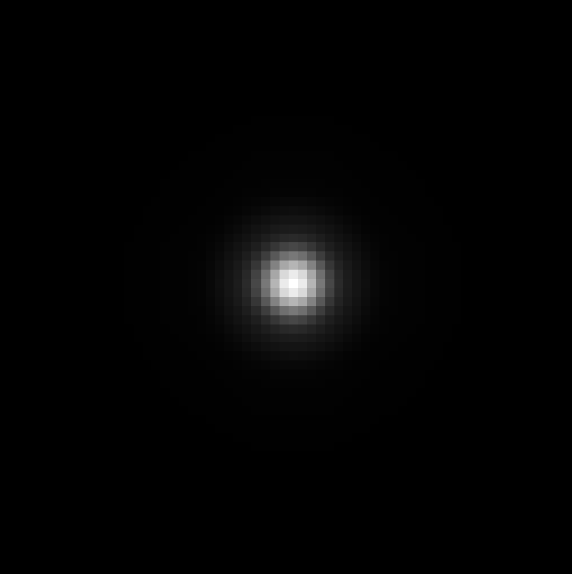
#> input picture photos/image.png, 572 x 574 px
$ python scan_laser_power.py photos/image.png --total-power 22077
#> lines starting #> are read from the running program, lines starting #| are printed output that depends on the picture
import argparse
import datetime
import sys

import cv2
import matplotlib.lines as mlines
import matplotlib.pyplot as plt
import numpy as np
from scipy.optimize import curve_fit


def _gaussian(x, A, x0, w, B):
    return A * np.exp(-2 * ((x - x0) ** 2) / (w ** 2)) + B


def fit_gaussian(x_vals, intensity_vals):
    vals = np.array(intensity_vals, dtype=float)
    x    = np.array(x_vals, dtype=float)

    B0   = float(np.min(vals))
    A0   = float(np.max(vals)) - B0
    x0_0 = float(x[np.argmax(vals)])
    w0   = float(x[-1] - x[0]) / 8

    try:
        popt, _ = curve_fit(_gaussian, x, vals, p0=[A0, x0_0, w0, B0], maxfev=5000)
        A, x0, w, B = popt
        span = x[-1] - x[0]
        if abs(w) < (span / 1000) or abs(w) > span:
            return {'success': False}
        return {'success': True, 'A': A, 'x0': x0, 'w': abs(w), 'B': B}
    except Exception:
        return {'success': False}


def load_grayscale(path):
#> called with path = 'photos/image.png'
    img = cv2.imread(path, cv2.IMREAD_UNCHANGED)
#> img is the input picture: shape (574, 572, 4); mean B, G, R, A 3.4, 3.4, 3.4, 255
    if img is None:
        sys.exit(f"Error: cannot open image '{path}'")
    if img.ndim == 2:
        return img.astype(np.float64)
    if img.shape[2] == 4:
        img = img[:, :, :3]
#> img: shape (574, 572, 3)
    b = img[:, :, 0].astype(float)
    g = img[:, :, 1].astype(float)
    r = img[:, :, 2].astype(float)
    return 0.299 * r + 0.587 * g + 0.114 * b


def main():
    parser = argparse.ArgumentParser(description='Beam profile line scan from image')
    parser.add_argument('image', help='Path to input image')
    parser.add_argument('--pixel-size', type=float, default=0.0356,
                        help='Physical pixel size in um/pixel (default: 0.0356)')
    # NEW ARGUMENT: Let the user define the total power in Watts
    parser.add_argument('--total-power', type=float, default=None,
                        help='Total beam power in Watts to scale Y-axis to Watts/mm^2')
    args = parser.parse_args()

    gray = load_grayscale(args.image)
    h, w = gray.shape
#> h = 574; w = 572

    row = gray[h // 2]
#> row = 572 values, max 255 at index 289, min 0 at index 0, mean 27.64

    pixel_size_mm = args.pixel_size * 1e-3
    x_mm = (np.arange(w) - w / 2) * pixel_size_mm
#> x_mm = 572 values from -0.0102 to 0.0101

    fit = fit_gaussian(x_mm, row)
#> in fit_gaussian, `vals = np.array(intensity_vals, dtype=float)`: vals has the same summary as row in main
#> in fit_gaussian, `B0   = float(np.min(vals))`: B0 = 0
#> in fit_gaussian, `A0   = float(np.max(vals)) - B0`: A0 = 255
#> in fit_gaussian, `x0_0 = float(x[np.argmax(vals)])`: x0_0 = 0.000107
#> in fit_gaussian, `popt, _ = curve_fit(_gaussian, x, vals, p0=[A0, x0_0, w0, B0], maxfev=..`: popt = [245.7, 0.000236, 0.00168, 2.21]
#> in fit_gaussian, `A, x0, w, B = popt`: A = 245.7; x0 = 0.000236; w = 0.00168; B = 2.21
#> fit = {'success': True, 'A': 245.7, 'x0': 0.000236, 'w': 0.00168, 'B': 2.21}

    today = datetime.date.today()
    date_str = f"{today.month}/{today.day}/{today.year}"

    y_label = 'Intensity (a.u.)' # Default label

    if fit['success']:
        diameter_um = 2 * fit['w'] * 1e3
#> diameter_um = 3.36
        diam_str = f"1/e^2 Gaussian Diameter = {diameter_um:.4f} um"
#> diam_str = '1/e^2 Gaussian Diameter = 3.3634 um'

        # NEW LOGIC: Scale the data if the user provided Total Power
        if args.total_power is not None:
            # Calculate theoretical peak irradiance in Watts/mm^2
            # Formula: I_peak = (2 * Power) / (pi * w^2)
            # fit['w'] is the radius in mm
            peak_irradiance = (2 * args.total_power) / (np.pi * (fit['w'] ** 2))
#> peak_irradiance = 4.97e+09

            # Create a multiplier to turn camera pixels into Watts/mm^2
            scale_factor = peak_irradiance / fit['A']
#> scale_factor = 20227448.7

            # Scale the raw data and the fit parameters
            row = row * scale_factor
#> row = 572 values, max 5.16e+09 at index 289, min 0 at index 0, mean 559119214.4
            fit['A'] = fit['A'] * scale_factor
            fit['B'] = fit['B'] * scale_factor

            # Update the Y-axis label to reflect the new physical units
            y_label = 'Irradiance (Watts/mm^2)'

    else:
        diam_str = "Fit failed"

    fig = plt.figure(figsize=(10, 5))
    plot_bottom = 0.42
    ax = fig.add_axes([0.10, plot_bottom, 0.85, 0.52])

    ax.plot(x_mm, row, color='blue', linewidth=1)

    if fit['success']:
        A  = fit['A']
#> A = 4.97e+09
        x0 = fit['x0']
#> x0 = 0.000236
        ww = fit['w']
#> ww = 0.00168
        B  = fit['B']
#> B = 44737465.2
        x_fine = np.linspace(x_mm[0], x_mm[-1], 1000)
#> x_fine = 1000 values from -0.0102 to 0.0101
        ax.plot(x_fine, _gaussian(x_fine, A, x0, ww, B), color='red', linewidth=1.5)
        level = A / np.e ** 2 + B
#> level = 717302264.3
        ax.axhline(level, color='red', linestyle='--', linewidth=1)

    ax.set_xlabel('Position (mm)', fontsize=10)
    # Applied the dynamically chosen Y-label here
    ax.set_ylabel(y_label, fontsize=10)
    ax.ticklabel_format(style='sci', axis='both', scilimits=(0, 0))
    ax.grid(True, alpha=0.4)
    ax.set_xlim(x_mm[0], x_mm[-1])

    sep_y = 0.32
    fig.add_artist(mlines.Line2D([0.05, 0.95], [sep_y, sep_y],
                                  transform=fig.transFigure, color='black', linewidth=0.8))

    fig.text(0.5, 0.215, 'POP beam profile', ha='center', va='top',
             fontsize=10, family='monospace')

    fig.add_artist(mlines.Line2D([0.05, 0.95], [0.175, 0.175],
                                  transform=fig.transFigure, color='black', linewidth=0.8))

    fig.text(0.05, 0.145, date_str, ha='left', va='top', fontsize=9, family='monospace')
    fig.text(0.05, 0.10,  diam_str, ha='left', va='top', fontsize=9, family='monospace')

    # Optional: Add the total power to the readout if it was used
    if args.total_power is not None and fit['success']:
        power_str = f"Total Power = {args.total_power:.2e} W"
        fig.text(0.05, 0.055, power_str, ha='left', va='top', fontsize=9, family='monospace')

    plt.savefig('beam_profile_scaled.png', dpi=150, bbox_inches='tight')
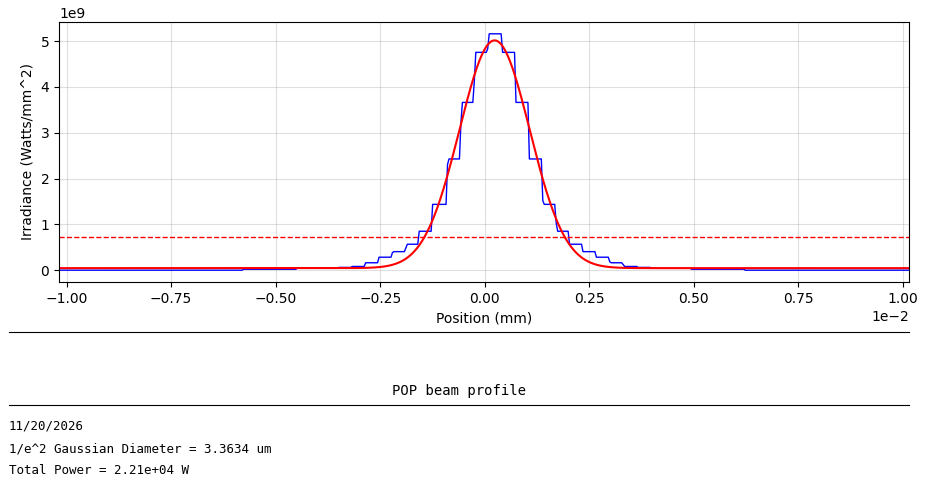
#> figure drawn by matplotlib, 1 panel; curve peaks at x = 0.000107, y = 5.16e+09; curve peaks at x = 0.000237, y = 5.01e+09
    plt.show()

if __name__ == '__main__':
    main()

# python scan_laser_power.py photos\image.png --total-power 22077
